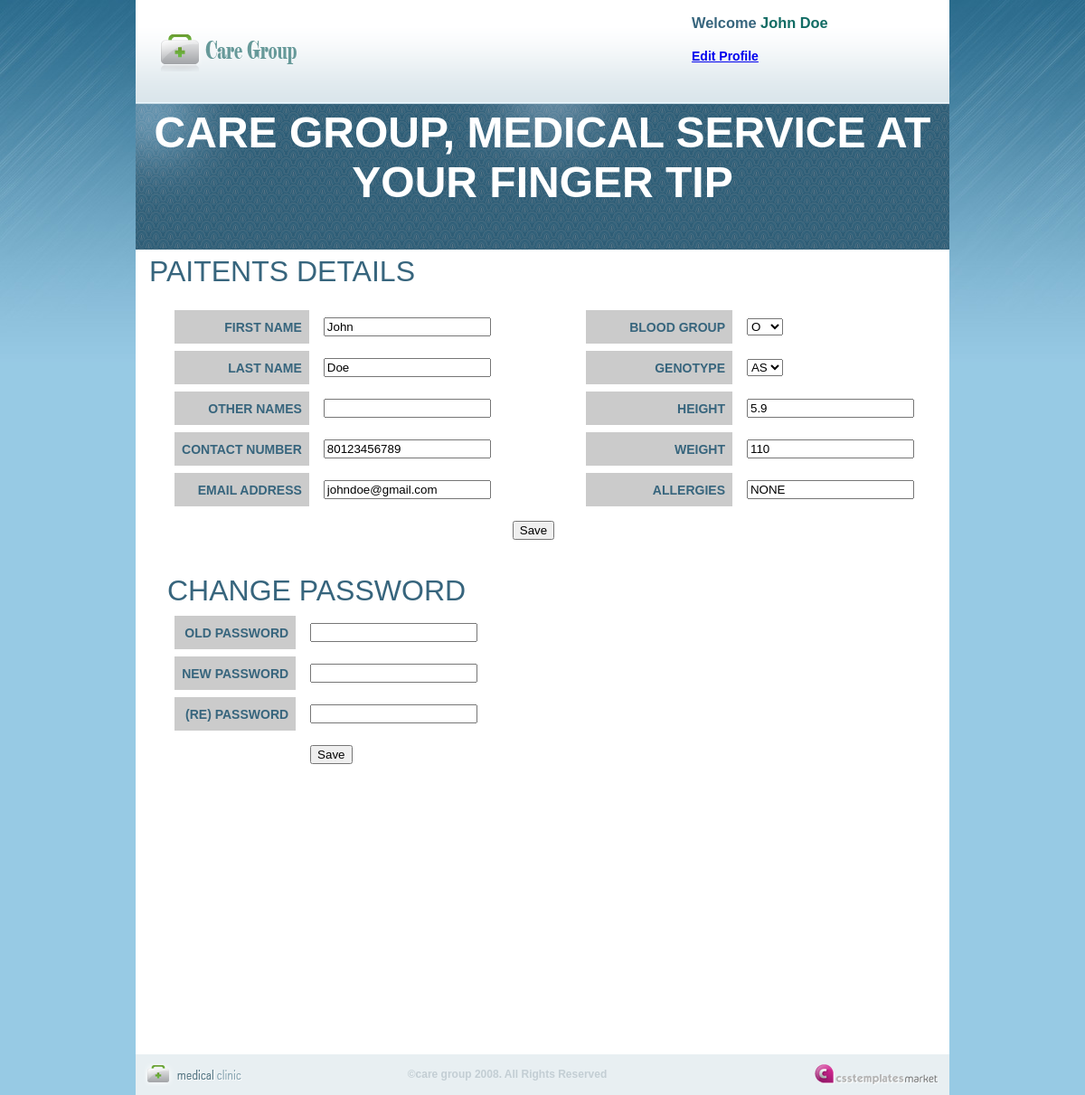
Page /userProfile.php (signed in) on the committed database.
### tables this page shows
CREATE TABLE `users_table` (
  `id` int(10) unsigned NOT NULL auto_increment,
  `First_Name` varchar(45) NOT NULL,
  `Last_Name` varchar(45) NOT NULL,
  `Other_Names` varchar(45) NOT NULL,
  `Gender` varchar(8) NOT NULL,
  `Address` varchar(150) NOT NULL,
  `Mobile_No` decimal(18,0) NOT NULL,
  `EmailAddy` varchar(50) NOT NULL,
  `DOB` date NOT NULL,
  `DocID` varchar(20) default NULL,
  `PaitentID` varchar(20) default NULL,
  `User_Type` varchar(45) NOT NULL,
  PRIMARY KEY  (`id`),
  KEY `FK_users_doctor` (`DocID`),
  KEY `FK_users_table_1` (`EmailAddy`),
  KEY `FK_users_patient` (`PaitentID`)
);

CREATE TABLE `paitent_table` (
  `PaitentID` varchar(20) NOT NULL,
  `bloodgroup` varchar(25) default NULL,
  `genotype` varchar(45) default NULL,
  `height` varchar(45) default NULL,
  `weight` varchar(45) default NULL,
  `allergies` varchar(45) default NULL,
  `Password` varchar(45) NOT NULL,
  `Location_ID` varchar(10) default NULL,
  PRIMARY KEY  (`PaitentID`),
  KEY `FK_paitent_location` (`Location_ID`)
);

### Include/db.php (called while the page is built, shortened)
<?php
    class DataManager
    {
        var $user = "Admin";
        var $pass = "P@SSW)RD";
        var $dbHost = "localhost";
        function DataManager()
        {
            $this->con = mysql_connect($this->dbHost, $this->user, $this->pass)
            or die ("Could not connect to db: " . mysql_error());
		}
		function getDetials($pid)
		{
			return mysql_query("SELECT * FROM care_group_db.paitent_table p,care_group_db.users_table u where u.PaitentID='".$pid."'");
		}
	}
?>

### userProfile.php (the view, shortened to what this page needs)
<?php
require_once("Include/db.php");
$db=new DataManager();
?>
<!DOCTYPE HTML>
<html>
<head>
<link href="Style/style.css" rel="stylesheet" type="text/css">
</head>
<body>
<div id="main_container">
	<div class="header">
    	<div id="logo"><a href="home.php"><img src="Style/images/logo.png" alt="" title="" width="162" height="54" border="0" /></a></div>
    	<div class="right_header">
            <div class="top_menu">
            <h3>Welcome  <span class="dark_blue"><?php echo $_SESSION['User'];?></span></h3>
            <h4><a href="#">Edit Profile</a></h4>
            </div>
        </div>
    </div>
	<div class="pattern_bg1">
   <marquee> <h1><font size="+6">CARE GROUP, MEDICAL SERVICE AT YOUR FINGER TIP</font></h1></p></marquee>
  </div>
    <div id="main_content">
    <br/>
    <p><font size="+3">PAITENTS DETAILS</font></p>
    <div id="programMenu">
    <div>
    <form action="userProfile.php" method="post">
    <?php
		$result=$db->getDetials('johndoe');
		$row=mysql_fetch_array($result);
		echo'
    	<table width="842" cellpadding="8" cellspacing="8">
    	  <tr>
    	    <th width="157" align="right" bgcolor="#CBCBCB">FIRST NAME</th>
    	    <td width="149"><label for="fn"></label>
    	      <input type="text" name="fn" id="fn" value='.$row['First_Name'].'></td>
    	    <td width="72">&nbsp;</td>
    	    <th width="171" align="right" bgcolor="#CBCBCB">BLOOD GROUP</th>
    	    <td width="163"><label for="bloodgrp"></label>
    	      <select name="bloodgrp" id="bloodgrp">
    	        <option value="O" selected>O</option>
  	          </select></td>
  	      </tr>
    	  <tr>
    	    <th align="right" bgcolor="#CBCBCB">LAST NAME</th>
    	    <td><input type="text" name="ln" id="ln" value='.$row['Last_Name'].'></td>
    	    <td>&nbsp;</td>
    	    <th align="right" bgcolor="#CBCBCB">GENOTYPE</th>
    	    <td><select name="geno" id="geno">
    	      <option value="AS" selected>AS</option>
            </select></td>
  	      </tr>
    	  <tr>
    	    <th align="right" bgcolor="#CBCBCB">OTHER NAMES</th>
    	    <td><input type="text" name="ons" id="ons" value='.$row['Other_Names'].'></td>
    	    <td>&nbsp;</td>
    	    <th align="right" bgcolor="#CBCBCB">HEIGHT</th>
    	    <td><input type="text" name="heit" id="heit" placeholder="height in Inches" value='.$row['height'].'></td>
  	      </tr>
    	  <tr>
    	    <th align="right" bgcolor="#CBCBCB">CONTACT NUMBER</th>
    	    <td><input type="text" name="cn" id="cn" value='.$row['Mobile_No'].'></td>
    	    <td>&nbsp;</td>
    	    <th align="right" bgcolor="#CBCBCB">WEIGHT</th>
    	    <td><input type="text" name="weit" id="weit" placeholder="weight in kg" value='.$row['weight'].'></td>
  	      </tr>
    	  <tr>
    	    <th align="right" bgcolor="#CBCBCB">EMAIL ADDRESS</th>
    	    <td><input type="text" name="email" id="email" value='.$row['EmailAddy'].'></td>
    	    <td>&nbsp;</td>
    	    <th align="right" bgcolor="#CBCBCB">ALLERGIES</th>
    	    <td><input type="text" name="all" id="all" value='.$row['allergies'].'></td>
  	      </tr>
    	  <tr>
    	    <td align="right" bgcolor="#FFFFFF">&nbsp;</td>
    	    <td>&nbsp;</td>
    	    <td><input type="submit" name="details-Submit" id="details-Submit" value="Save"></td>
    	    <td align="right" bgcolor="#FFFFFF">&nbsp;</td>
    	    <td>&nbsp;</td>
  	    </tr>
  	    </table>
		';
		?>
        </form>
        <br/><br/>
        <p><font size="+3">CHANGE PASSWORD</font></p>
        <form action="userProfile.php" method="post">
          <table width="380" cellpadding="8" cellspacing="8">
            <tr>
              <th width="157" align="right" bgcolor="#CBCBCB">OLD PASSWORD</th>
              <td width="228"><input type="password" name="op" id="op"></td>
            </tr>
            <tr>
              <th width="157" align="right" bgcolor="#CBCBCB">NEW PASSWORD </th>
              <td><input type="password" name="np" id="np"></td>
            </tr>
            <tr>
              <th width="157" align="right" bgcolor="#CBCBCB">(RE) PASSWORD</th>
              <td><input type="password" name="rp" id="rp"></td>
            </tr>
            <tr>
              <th>&nbsp;</th>
              <td><input type="submit" name="password-Sumbit" id="password-sumbit2" value="Save"></td>
            </tr>
          </table>
        </form>
    </div>
    </div>
</div>
</div>
     <div id="footer">
     	<div class="copyright">
        <img src="Style/images/footer_logo.gif" alt="" title="" />
        </div>
        <div class="center_footer">&copy;care group 2008. All Rights Reserved</div>
   	   <div class="footer_links">
        <a href="http://csstemplatesmarket.com"><img src="Style/images/csstemplatesmarket.gif" alt="csstemplatesmarket" title="csstemplatesmarket" border="0" /></a><br />
   	   </div>
    </div>
</body>
</html>

### Style/style.css (style rules this page uses)
body { background:url(images/bg.jpg) no-repeat top center #97cae4; margin:0px; padding:0px; font-family:Arial, Helvetica, sans-serif; font-size:14px; color: #37657D; }
form { word-spacing: normal; white-space: normal; }
p { margin:0px; padding:0 0 5px 0; line-height:17px; text-align:left; color: #37657D; }
h1 { color:#fff; font-size:16px; font-weight:bold; margin:0px; padding:5px 0 5px 0; }
span.dark_blue { color:#116c64; }
#main_container { width:900px; height:auto; margin:auto; background-color:#fff; }
.header { width:900px; height:114px; margin:auto; background:url(images/header_bg.gif) repeat-x; }
.right_header { float:right; width:550px; }
#logo { padding:30px 0 0 20px; float:left; }
.top_menu { width:285px; float:right; }
.pattern_bg1 { width:900px; height:162px; clear:both; margin:auto; text-align:center; background:url(images/pattern_bg.gif) no-repeat center; }
#main_content { width:885px; height: autopx; margin: auto; padding:0 0 0 15px; }
#programMenu { width:850px; height:auto; float:right; margin-top: 10px; margin-right: 10px; margin-bottom: 300px; margin-left: 10px; padding: 5px; text-align: left; }
#footer { margin:auto; width:900px; height:45px; color:#508aa1; background-color:#e8eff2; }
.copyright { float:left; padding:10px 0 0 10px; }
.center_footer { color:#c3ced4; font-size:12px; font-weight:bold; width:550px; padding:15px; text-align:center; float:left; }
.footer_links { float:right; padding:10px 10px 0 0; }

### userProfile.php (style rules this page uses)
#main_container #main_content #programMenu div form table tr td { text-align: right; }
#main_container #main_content #programMenu div form table tr td { text-align: left; }

### rows in the picture
users_table: fn "John", ln "Doe", cn "80123456789", email "johndoe@gmail.com"
paitent_table: heit "5.9", weit "110", all "NONE"

### other values in the picture
$_SESSION['User'] "John Doe"
